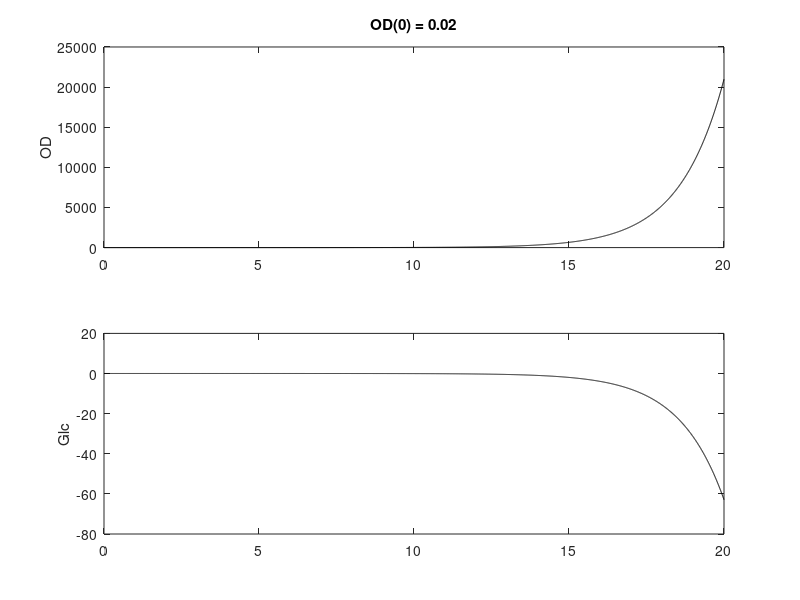

Source code (MATLAB): (Note: this script raises an error after producing the figure.)
%% Estimate Glc consumption



clear all
close all
clc


%%
td = 90; % doubling time
g = log(2)/(td/60); % 1/hr
u = 0.003 % %/doubling;

t = [0:0.01:30]; % hrs

od_0 = 2.3506e-05; % [od]
od_0 = 0.02;
c_0 = 2^-6; %
%%
r = 0.5;
figure(1)
subplot(2,1,1)
plot(t/(td/60),od_0*exp(g*t),'k');hold on;ylabel('OD');
title(['OD(0) = ',num2str(od_0)]);

subplot(2,1,2)
plot(t/(td/60),c_0 - u*(od_0)*(exp(g*t)-1),'k');ylabel('Glc');
Set_fig_YS(figure(1),12,12,18);
% plot(t,c_0 - u*0.05*t,'g');
% plot(t,od_0*exp(g*t)*u)
refline(0,c_0*0.9);

%%
t_inc = 8;

od_o = c_0*g*(1-r)/(u*(exp(g*t_inc)-1))

%%

prec = (c_0 - od_0*u*(exp(t(end)*g)-1))/c_0 
